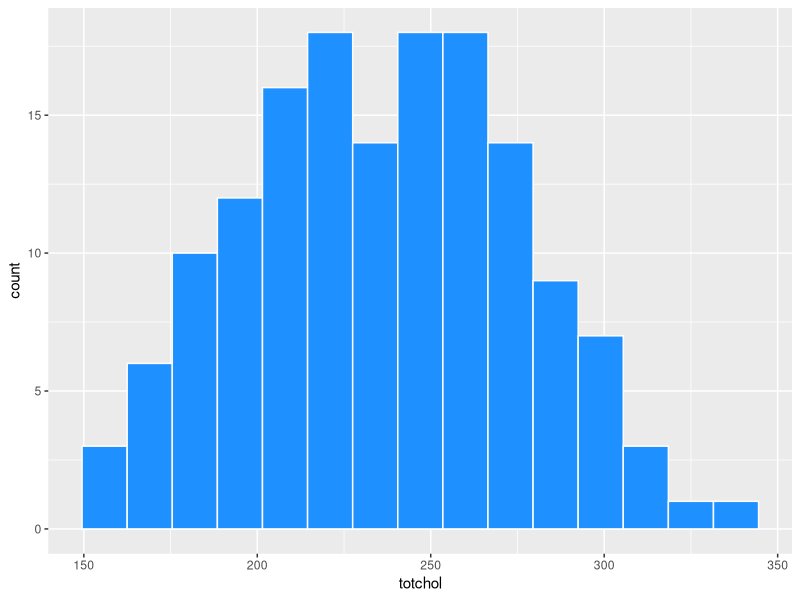

R code for this plot: (Note: this script raises an error after producing the figure.)
## ---- chunk 1
knitr::opts_chunk$set(comment = NA)
library(knitr)
library(tufte); library(formatR)
## ---- chunk 2
library(broom)
library(rms)
library(tidyverse)
## ---- chunk 3
smalldat <- read_csv("small.csv")
## ---- chunk 4
ggplot(smalldat, aes(x = totchol)) + 
    geom_histogram(bins = 15, col = "white", fill = "dodgerblue")
## ---- chunk 5
m1 <- lm(totchol ~ age + sex + factor(educ),
         data = smalldat)

kable(tidy(m1, conf.int = TRUE), digits = 3)
## ---- chunk 6
temp.a <- tidy(m1, conf.int = TRUE) %>%
    filter(term == "age")

kable(temp.a, digits = 3)
## ---- chunk 7
temp.s <- tidy(m1, conf.int = TRUE) %>%
    filter(term == "sexM")

kable(temp.s, digits = 3)
## ---- chunk 8
temp.ed <- tidy(m1, conf.int = TRUE) %>% 
          filter(term %in% c("factor(educ)2_Middle", 
                             "factor(educ)3_High", 
                             "factor(educ)4_VHigh"))

kable(temp.ed, 
      digits = 3)
## ---- chunk 9
d <- datadist(smalldat); options(datadist = "d")

m2 <- ols(totchol ~ rcs(age, 5) + sex*catg(educ),
         data = smalldat, x = TRUE, y = TRUE)

kable(summary(m2), digits = 2)
## ---- chunk 10
plot(summary(m2))
## ---- chunk 11
plot(nomogram(m2))
## ---- chunk 12
m3 <- glm(smoker ~ age + sex + factor(educ), 
         data = smalldat, family = binomial)

kable(tidy(m3, exponentiate = TRUE, conf.int = TRUE), 
      digits = 3)
## ---- chunk 13
temp.3a <- tidy(m3, exponentiate = TRUE, conf.int = TRUE) %>%
    filter(term == "age")

kable(temp.3a, digits = 3)
## ---- chunk 14
temp.3s <- tidy(m3, exponentiate = TRUE, conf.int = TRUE) %>%
    filter(term == "sexM")

kable(temp.3s, digits = 3)
## ---- chunk 15
temp.3ed <- tidy(m3, exponentiate = TRUE, conf.int = TRUE) %>% 
          filter(term %in% c("factor(educ)2_Middle", 
                             "factor(educ)3_High", 
                             "factor(educ)4_VHigh"))

kable(temp.3ed, 
      digits = 3)
## ---- chunk 16
d <- datadist(smalldat); options(datadist = "d")

m3.lrm <- lrm(smoker ~ age + sex + educ, 
         data = smalldat, x = TRUE, y = TRUE)

kable(summary(m3.lrm), digits = 3)
## ---- chunk 17
plot(summary(m3.lrm))
## ---- chunk 18
d <- datadist(smalldat); options(datadist = "d")

m4 <- lrm(smoker ~ rcs(age,5) + sex * catg(educ), 
         data = smalldat, x = TRUE, y = TRUE)

kable(summary(m4), digits = 3)
## ---- chunk 19
plot(summary(m4))
## ---- chunk 20
plot(nomogram(m4, fun = plogis))
